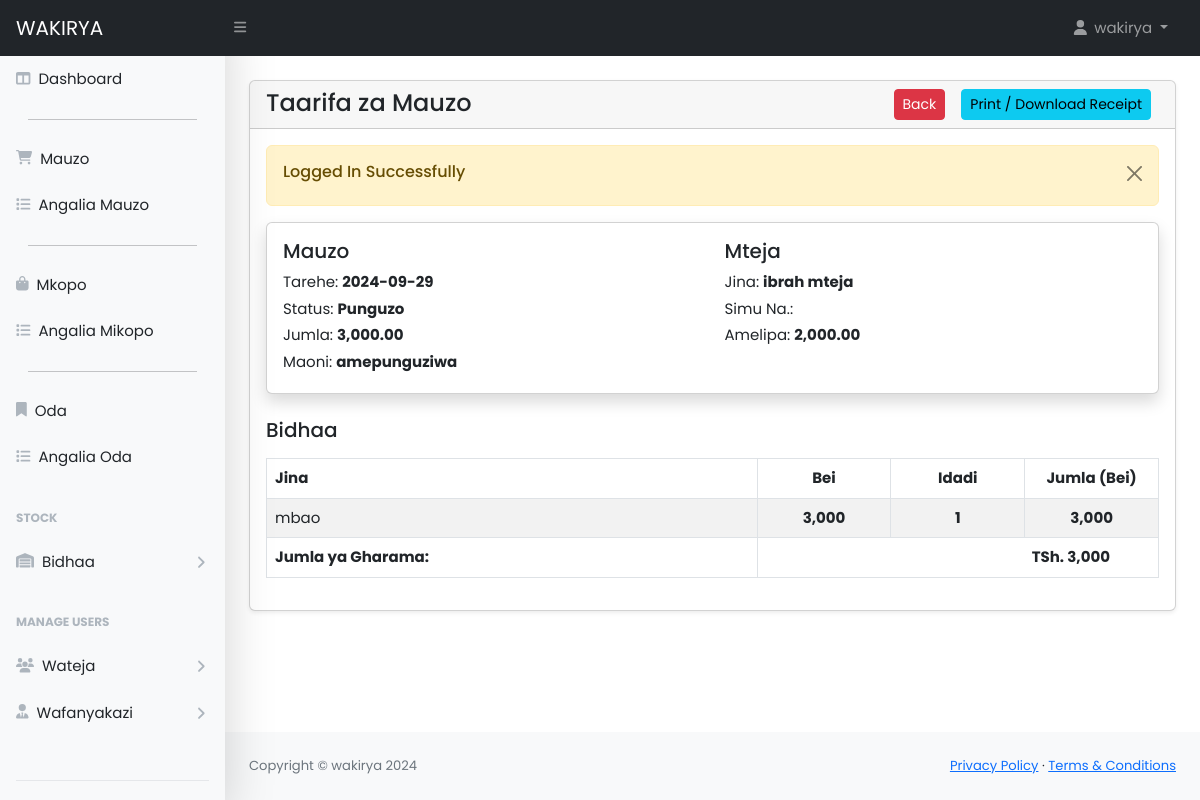
Screenshot of /admin/orders-view.php?track=85556 (signed in) with the database file from the repository.
### tables this page shows
CREATE TABLE `orders` (
  `id` int(11) NOT NULL,
  `customer_id` int(11) NOT NULL,
  `tracking_no` varchar(100) NOT NULL,
  `invoice_no` varchar(100) NOT NULL,
  `total_amount` varchar(100) NOT NULL,
  `paid_amount` varchar(100) DEFAULT NULL,
  `due_amount` varchar(100) DEFAULT NULL,
  `surplus_amount` varchar(100) NOT NULL,
  `order_date` date NOT NULL,
  `order_status` varchar(100) DEFAULT NULL,
  `comment` varchar(255) DEFAULT NULL,
  `payment_mode` varchar(100) DEFAULT NULL COMMENT 'cash, online',
  `order_placed_by_id` int(11) NOT NULL,
  `created_at` date NOT NULL DEFAULT current_timestamp()
);

CREATE TABLE `customers` (
  `id` int(11) NOT NULL,
  `name` varchar(255) NOT NULL,
  `email` varchar(255) DEFAULT NULL,
  `phone` varchar(255) DEFAULT NULL,
  `status` tinyint(1) DEFAULT 0 COMMENT '0=visible,1=hidden',
  `created_at` date NOT NULL DEFAULT current_timestamp()
);

CREATE TABLE `order_items` (
  `id` int(11) NOT NULL,
  `order_id` int(11) NOT NULL,
  `product_id` int(11) NOT NULL,
  `price` varchar(100) NOT NULL,
  `quantity` varchar(100) NOT NULL
);

CREATE TABLE `products` (
  `id` int(11) NOT NULL,
  `name` varchar(255) NOT NULL,
  `batch` varchar(255) NOT NULL,
  `quantity` int(11) NOT NULL,
  `measure` varchar(255) DEFAULT NULL,
  `buy_price` int(11) NOT NULL,
  `sell_price` int(11) NOT NULL,
  `status` tinyint(1) DEFAULT 0 COMMENT '0 = visible, 1 = hidden',
  `created_at` date NOT NULL DEFAULT current_timestamp()
);

### admin/orders-view.php (the view, shortened to what this page needs)
<?php include('includes/header.php'); ?>
<div class="container-fluid px-4">
    <div class="card mt-4 shadow-sm">
        <div class="card-header">
            <h4 class="mb-0">Taarifa za Mauzo
                <a href="orders-view-print.php?track=<?= $_GET['track'] ?>" class="btn btn-info mx-2 btn-sm float-end">Print / Download Receipt</a>
                <a href="orders.php" class="btn btn-danger mx-2 btn-sm float-end">Back</a>
            </h4>
        </div>
        <div class="card-body">
            <?php
            if (isset($_GET['track'])) {
            ?>
                    <?php
                $trackingNo = validate($_GET['track']);
                $query = "SELECT o.*, c.* FROM orders o, customers c
                                WHERE c.id = o.customer_id AND tracking_no='$trackingNo'
                                ORDER BY o.id DESC";
                $orders = mysqli_query($conn, $query);
                if ($orders) {
                    if (mysqli_num_rows($orders) > 0) {
                        $orderData = mysqli_fetch_assoc($orders);
                    ?>
                        <div class="card card-body shadow border-1 mb-4">
                            <div class="row">
                                <div class="col-md-6">
                                    <h5>Mauzo</h5>
                                    <label class="mb-1">
                                        Tarehe:
                                        <span class="fw-bold"><?= $orderData['order_date']; ?></span>
                                    </label>
                                    <br />
                                    <label class="mb-1">
                                        Status:
                                        <span class="fw-bold"><?= $orderData['order_status']; ?></span>
                                    </label>
                                    <br />
                                    <label class="mb-1">
                                        Jumla:
                                        <span class="fw-bold"><?= number_format($orderData['total_amount'], 2); ?></span>
                                    </label>
                                    <br />
                                    <label class="mb-1">
                                        Maoni:
                                        <span class="fw-bold"><?= $orderData['comment']; ?></span>
                                    </label>
                                    <br />
                                </div>
                                <div class="col-md-6">
                                    <h5>Mteja</h5>
                                    <label class="mb-1">
                                        Jina:
                                        <span class="fw-bold"><?= $orderData['name']; ?></span>
                                    </label>
                                    <br />
                                    <label class="mb-1">
                                        Simu Na.:
                                    </label>
                                    <br />
                                    <label class="mb-1">
                                        Amelipa:
                                        <span class="fw-bold"><?= number_format($orderData['paid_amount'], 2); ?></span>
                                    </label>
                                    <br />
                                </div>
                            </div>
                        </div>
                        <?php
                        $orderItemQuery = "SELECT oi.quantity as orderItemQuantity, oi.price as orderItemPrice, o.*, oi.*, p.*
                                    FROM orders as o, order_items as oi, products as p
                                    WHERE oi.order_id = o.id AND p.id = oi.product_id AND o.tracking_no='$trackingNo'";
                        $orderItemsRes = mysqli_query($conn, $orderItemQuery);
                        if ($orderItemsRes) {
                            if (mysqli_num_rows($orderItemsRes) > 0) {
                        ?>
                                <h5 class="my-3">Bidhaa</h5>
                                <div class="table-responsive">
                                    <table class="table table-bordered table-striped">
                                        <thead>
                                            <tr>
                                                <th>Jina</th>
                                                <th class="text-center">Bei</th>
                                                <th class="text-center">Idadi</th>
                                                <th class="text-center">Jumla (Bei)</th>
                                            </tr>
                                        </thead>
                                        <tbody>
                                            <?php foreach ($orderItemsRes as $orderItemRow) : ?>
                                                <tr>
                                                    <td>
                                                        <?= $orderItemRow['name']; ?>
                                                    </td>
                                                    <td width="15%" class="fw-bold text-center">
                                                        <?= number_format($orderItemRow['orderItemPrice'], 0) ?>
                                                    </td>
                                                    <td width="15%" class="fw-bold text-center">
                                                        <?= $orderItemRow['orderItemQuantity']; ?>
                                                    </td>
                                                    <td width="15%" class="fw-bold text-center">
                                                        <?= number_format($orderItemRow['orderItemPrice'] * $orderItemRow['orderItemQuantity'], 0) ?>
                                                    </td>
                                                </tr>
                                            <?php endforeach; ?>
                                            <tr>
                                                <td class="fw-bold">Jumla ya Gharama: </td>
                                                <td colspan="3" class="text-end px-5 fw-bold">TSh. <?= number_format($orderItemRow['total_amount'], 0); ?></td>
                                            </tr>
                                        </tbody>
                                    </table>
                                </div>
                        <?php
                            } else {
                                echo '<h5>Something Went Wrong!</h5>';
                                return false;
                            }
                        } else {
                            echo '<h5>Something Went Wrong!</h5>';
                            return false;
                        }
                        ?>
                <?php
                    } else {
                        echo '<h5>No Record Found!</h5>';
                        return false;
                    }
                } else {
                    echo '<h5>Something Went Wrong!</h5>';
                }
            }
            ?>
        </div>
    </div>
</div>
<?php include('includes/footer.php'); ?>

### rows the page displays
orders: order_date "2024-09-29", order_status "Punguzo", total_amount "3,000.00", comment "amepunguziwa", customer.name "ibrah mteja", paid_amount "2,000.00"
order_items: product.name "mbao", price "3,000", quantity "1", $orderItemRow['orderItemPrice'] * $orderItemRow['orderItemQuantity'] "3,000", order.total_amount "3,000"

### other values shown
$_SESSION['loggedInUser']['name'] "wakirya"
$_SESSION['status'] "Logged In Successfully"
